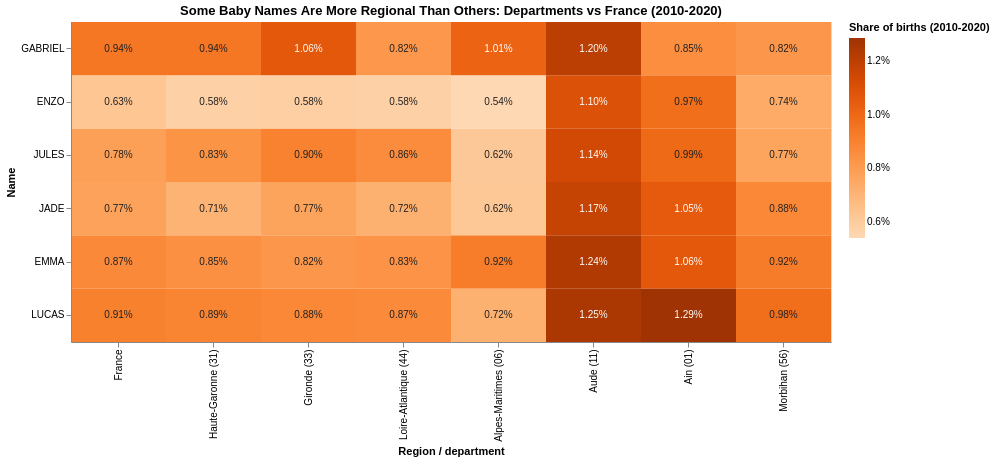

Notebook cell for this chart:
### Code cell
import ipywidgets as widgets
from IPython.display import display

selected_region_labels = selected_dept_labels['region_label'].tolist()[:4].copy()
selected_name_labels = selected_names[:5].copy()
all_region_labels = dept_labels['region_label'].tolist()
all_name_labels = available_names.copy()
chart_handle = None

def build_heatmap(selected_regions, selected_names_for_chart):
    visible_regions = ['France'] + selected_regions
    visible_data = heatmap_data[
        heatmap_data['region_label'].isin(visible_regions)
        & heatmap_data['preusuel'].isin(selected_names_for_chart)
    ].copy()

    base = alt.Chart(visible_data).transform_calculate(
        region_order="datum.region_label === 'France' ? 0 : indexof(" + str(selected_regions) + ", datum.region_label) + 1"
    )

    chart = base.mark_rect().encode(
        x=alt.X('region_label:N', title='Region / department', sort=visible_regions),
        y=alt.Y('preusuel:N', title='Name', sort=selected_names_for_chart[::-1]),
        color=alt.Color(
            'share:Q',
            title='Share of births (2010-2020)',
            scale=alt.Scale(scheme='oranges'),
            legend=alt.Legend(format='.1%')
        ),
        tooltip=[
            alt.Tooltip('region_label:N', title='Region'),
            alt.Tooltip('preusuel:N', title='Name'),
            alt.Tooltip('nombre:Q', title='Births with this name'),
            alt.Tooltip('total_births:Q', title='Total births'),
            alt.Tooltip('share:Q', title='Share', format='.3%')
        ]
    ).properties(
        width=760,
        height=320,
        title='Some Baby Names Are More Regional Than Others: Departments vs France (2010-2020)'
    )

    labels = base.mark_text(fontSize=10).encode(
        x=alt.X('region_label:N', sort=visible_regions),
        y=alt.Y('preusuel:N', sort=selected_names_for_chart[::-1]),
        text=alt.Text('share:Q', format='.2%'),
        color=alt.condition('datum.share > 0.010', alt.value('white'), alt.value('#222'))
    )

    return chart + labels

def refresh_controls():
    add_region_dropdown.options = [label for label in all_region_labels if label not in selected_region_labels]
    remove_region_dropdown.options = selected_region_labels.copy()
    add_name_dropdown.options = [label for label in all_name_labels if label not in selected_name_labels]
    remove_name_dropdown.options = selected_name_labels.copy()
    if add_region_dropdown.options:
        add_region_dropdown.value = add_region_dropdown.options[0]
    else:
        add_region_dropdown.value = None
    if remove_region_dropdown.options:
        remove_region_dropdown.value = remove_region_dropdown.options[0]
    else:
        remove_region_dropdown.value = None
    if add_name_dropdown.options:
        add_name_dropdown.value = add_name_dropdown.options[0]
    else:
        add_name_dropdown.value = None
    if remove_name_dropdown.options:
        remove_name_dropdown.value = remove_name_dropdown.options[0]
    else:
        remove_name_dropdown.value = None

def refresh_chart():
    chart_handle.update(build_heatmap(selected_region_labels, selected_name_labels))

def on_add_region_clicked(_):
    value = add_region_dropdown.value
    if value and value not in selected_region_labels:
        selected_region_labels.append(value)
        refresh_controls()
        refresh_chart()

def on_remove_region_clicked(_):
    value = remove_region_dropdown.value
    if value and value in selected_region_labels:
        selected_region_labels.remove(value)
        refresh_controls()
        refresh_chart()

def on_add_name_clicked(_):
    value = add_name_dropdown.value
    if value and value not in selected_name_labels:
        selected_name_labels.append(value)
        refresh_controls()
        refresh_chart()

def on_remove_name_clicked(_):
    value = remove_name_dropdown.value
    if value and value in selected_name_labels:
        selected_name_labels.remove(value)
        refresh_controls()
        refresh_chart()

add_region_dropdown = widgets.Dropdown(
    options=[],
    description='Add region:',
    layout=widgets.Layout(width='340px')
)

remove_region_dropdown = widgets.Dropdown(
    options=[],
    description='Remove region:',
    layout=widgets.Layout(width='340px')
)

add_name_dropdown = widgets.Dropdown(
    options=[],
    description='Add name:',
    layout=widgets.Layout(width='340px')
)

remove_name_dropdown = widgets.Dropdown(
    options=[],
    description='Remove name:',
    layout=widgets.Layout(width='340px')
)

add_region_button = widgets.Button(description='Add', button_style='primary')
remove_region_button = widgets.Button(description='Remove')
add_name_button = widgets.Button(description='Add', button_style='primary')
remove_name_button = widgets.Button(description='Remove')
add_region_button.on_click(on_add_region_clicked)
remove_region_button.on_click(on_remove_region_clicked)
add_name_button.on_click(on_add_name_clicked)
remove_name_button.on_click(on_remove_name_clicked)

refresh_controls()
display(widgets.VBox([
    widgets.HBox([add_region_dropdown, add_region_button, remove_region_dropdown, remove_region_button]),
    widgets.HBox([add_name_dropdown, add_name_button, remove_name_dropdown, remove_name_button]),
]))
chart_handle = display(build_heatmap(selected_region_labels, selected_name_labels), display_id=True)

### Figure 1 — Vega-Lite specification as saved in the notebook (floating-point values rounded to 4 significant figures)
{"config": {"view": {"continuousWidth": 300, "continuousHeight": 300}}, "layer": [{"mark": {"type": "rect"}, "encoding": {"color": {"field": "share", "legend": {"format": ".1%"}, "scale": {"scheme": "oranges"}, "title": "Share of births (2010-2020)", "type": "quantitative"}, "tooltip": [{"field": "region_label", "title": "Region", "type": "nominal"}, {"field": "preusuel", "title": "Name", "type": "nominal"}, {"field": "nombre", "title": "Births with this name", "type": "quantitative"}, {"field": "total_births", "title": "Total births", "type": "quantitative"}, {"field": "share", "format": ".3%", "title": "Share", "type": "quantitative"}], "x": {"field": "region_label", "sort": ["France", "Haute-Garonne (31)", "Gironde (33)", "Loire-Atlantique (44)", "Alpes-Maritimes (06)", "Aude (11)", "Ain (01)", "Morbihan (56)"], "title": "Region / department", "type": "nominal"}, "y": {"field": "preusuel", "sort": ["GABRIEL", "ENZO", "JULES", "JADE", "EMMA", "LUCAS"], "title": "Name", "type": "nominal"}}, "title": "Some Baby Names Are More Regional Than Others: Departments vs France (2010-2020)", "transform": [{"calculate": "datum.region_label === 'France' ? 0 : indexof(['Haute-Garonne (31)', 'Gironde (33)', 'Loire-Atlantique (44)', 'Alpes-Maritimes (06)', 'Aude (11)', 'Ain (01)', 'Morbihan (56)'], datum.region_label) + 1", "as": "region_order"}]}, {"mark": {"type": "text", "fontSize": 10}, "encoding": {"color": {"condition": {"test": "datum.share > 0.010", "value": "white"}, "value": "#222"}, "text": {"field": "share", "format": ".2%", "type": "quantitative"}, "x": {"field": "region_label", "sort": ["France", "Haute-Garonne (31)", "Gironde (33)", "Loire-Atlantique (44)", "Alpes-Maritimes (06)", "Aude (11)", "Ain (01)", "Morbihan (56)"], "type": "nominal"}, "y": {"field": "preusuel", "sort": ["GABRIEL", "ENZO", "JULES", "JADE", "EMMA", "LUCAS"], "type": "nominal"}}, "transform": [{"calculate": "datum.region_label === 'France' ? 0 : indexof(['Haute-Garonne (31)', 'Gironde (33)', 'Loire-Atlantique (44)', 'Alpes-Maritimes (06)', 'Aude (11)', 'Ain (01)', 'Morbihan (56)'], datum.region_label) + 1", "as": "region_order"}]}], "data": {"name": "data-2f0dc7a94680477dc2f205ac098ba2b9"}, "height": 320, "width": 760, "$schema": "https://vega.github.io/schema/vega-lite/v6.4.1.json", "datasets": {"data-2f0dc7a94680477dc2f205ac098ba2b9": [{"region_label": "France", "preusuel": "EMMA", "nombre": 52515, "total_births": 6015739, "share": 0.00873}, {"region_label": "France", "preusuel": "ENZO", "nombre": 37872, "total_births": 6015739, "share": 0.006295}, {"region_label": "France", "preusuel": "GABRIEL", "nombre": 56721, "total_births": 6015739, "share": 0.009429}, {"region_label": "France", "preusuel": "JADE", "nombre": 46608, "total_births": 6015739, "share": 0.007748}, {"region_label": "France", "preusuel": "JULES", "nombre": 47078, "total_births": 6015739, "share": 0.007826}, {"region_label": "France", "preusuel": "LUCAS", "nombre": 54512, "total_births": 6015739, "share": 0.009062}, {"region_label": "Ain (01)", "preusuel": "EMMA", "nombre": 287, "total_births": 26982, "share": 0.01064}, {"region_label": "Ain (01)", "preusuel": "ENZO", "nombre": 263, "total_births": 26982, "share": 0.009747}, {"region_label": "Ain (01)", "preusuel": "GABRIEL", "nombre": 230, "total_births": 26982, "share": 0.008524}, {"region_label": "Ain (01)", "preusuel": "JADE", "nombre": 284, "total_births": 26982, "share": 0.01053}, {"region_label": "Ain (01)", "preusuel": "JULES", "nombre": 268, "total_births": 26982, "share": 0.009933}, {"region_label": "Ain (01)", "preusuel": "LUCAS", "nombre": 347, "total_births": 26982, "share": 0.01286}, {"region_label": "Alpes-Maritimes (06)", "preusuel": "EMMA", "nombre": 908, "total_births": 98575, "share": 0.009211}, {"region_label": "Alpes-Maritimes (06)", "preusuel": "ENZO", "nombre": 532, "total_births": 98575, "share": 0.005397}, {"region_label": "Alpes-Maritimes (06)", "preusuel": "GABRIEL", "nombre": 999, "total_births": 98575, "share": 0.01013}, {"region_label": "Alpes-Maritimes (06)", "preusuel": "JADE", "nombre": 610, "total_births": 98575, "share": 0.006188}, {"region_label": "Alpes-Maritimes (06)", "preusuel": "JULES", "nombre": 608, "total_births": 98575, "share": 0.006168}, {"region_label": "Alpes-Maritimes (06)", "preusuel": "LUCAS", "nombre": 708, "total_births": 98575, "share": 0.007182}, {"region_label": "Aude (11)", "preusuel": "EMMA", "nombre": 239, "total_births": 19341, "share": 0.01236}, {"region_label": "Aude (11)", "preusuel": "ENZO", "nombre": 212, "total_births": 19341, "share": 0.01096}, {"region_label": "Aude (11)", "preusuel": "GABRIEL", "nombre": 233, "total_births": 19341, "share": 0.01205}, {"region_label": "Aude (11)", "preusuel": "JADE", "nombre": 227, "total_births": 19341, "share": 0.01174}, {"region_label": "Aude (11)", "preusuel": "JULES", "nombre": 220, "total_births": 19341, "share": 0.01137}, {"region_label": "Aude (11)", "preusuel": "LUCAS", "nombre": 242, "total_births": 19341, "share": 0.01251}, {"region_label": "Haute-Garonne (31)", "preusuel": "EMMA", "nombre": 1236, "total_births": 146128, "share": 0.008458}, {"region_label": "Haute-Garonne (31)", "preusuel": "ENZO", "nombre": 844, "total_births": 146128, "share": 0.005776}, {"region_label": "Haute-Garonne (31)", "preusuel": "GABRIEL", "nombre": 1376, "total_births": 146128, "share": 0.009416}, {"region_label": "Haute-Garonne (31)", "preusuel": "JADE", "nombre": 1034, "total_births": 146128, "share": 0.007076}, {"region_label": "Haute-Garonne (31)", "preusuel": "JULES", "nombre": 1215, "total_births": 146128, "share": 0.008315}, {"region_label": "Haute-Garonne (31)", "preusuel": "LUCAS", "nombre": 1300, "total_births": 146128, "share": 0.008896}, {"region_label": "Gironde (33)", "preusuel": "EMMA", "nombre": 1248, "total_births": 152065, "share": 0.008207}, {"region_label": "Gironde (33)", "preusuel": "ENZO", "nombre": 887, "total_births": 152065, "share": 0.005833}, {"region_label": "Gironde (33)", "preusuel": "GABRIEL", "nombre": 1614, "total_births": 152065, "share": 0.01061}, {"region_label": "Gironde (33)", "preusuel": "JADE", "nombre": 1168, "total_births": 152065, "share": 0.007681}, {"region_label": "Gironde (33)", "preusuel": "JULES", "nombre": 1370, "total_births": 152065, "share": 0.009009}, {"region_label": "Gironde (33)", "preusuel": "LUCAS", "nombre": 1336, "total_births": 152065, "share": 0.008786}, {"region_label": "Loire-Atlantique (44)", "preusuel": "EMMA", "nombre": 1221, "total_births": 146489, "share": 0.008335}, {"region_label": "Loire-Atlantique (44)", "preusuel": "ENZO", "nombre": 846, "total_births": 146489, "share": 0.005775}, {"region_label": "Loire-Atlantique (44)", "preusuel": "GABRIEL", "nombre": 1197, "total_births": 146489, "share": 0.008171}, {"region_label": "Loire-Atlantique (44)", "preusuel": "JADE", "nombre": 1050, "total_births": 146489, "share": 0.007168}, {"region_label": "Loire-Atlantique (44)", "preusuel": "JULES", "nombre": 1261, "total_births": 146489, "share": 0.008608}, {"region_label": "Loire-Atlantique (44)", "preusuel": "LUCAS", "nombre": 1268, "total_births": 146489, "share": 0.008656}, {"region_label": "Morbihan (56)", "preusuel": "EMMA", "nombre": 541, "total_births": 58558, "share": 0.009239}, {"region_label": "Morbihan (56)", "preusuel": "ENZO", "nombre": 434, "total_births": 58558, "share": 0.007411}, {"region_label": "Morbihan (56)", "preusuel": "GABRIEL", "nombre": 481, "total_births": 58558, "share": 0.008214}, {"region_label": "Morbihan (56)", "preusuel": "JADE", "nombre": 514, "total_births": 58558, "share": 0.008778}, {"region_label": "Morbihan (56)", "preusuel": "JULES", "nombre": 449, "total_births": 58558, "share": 0.007668}, {"region_label": "Morbihan (56)", "preusuel": "LUCAS", "nombre": 571, "total_births": 58558, "share": 0.009751}]}}
